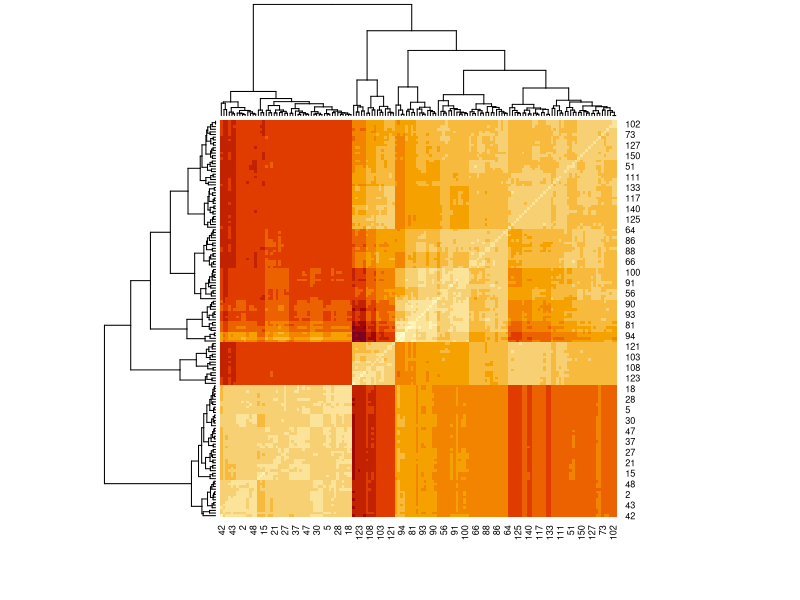
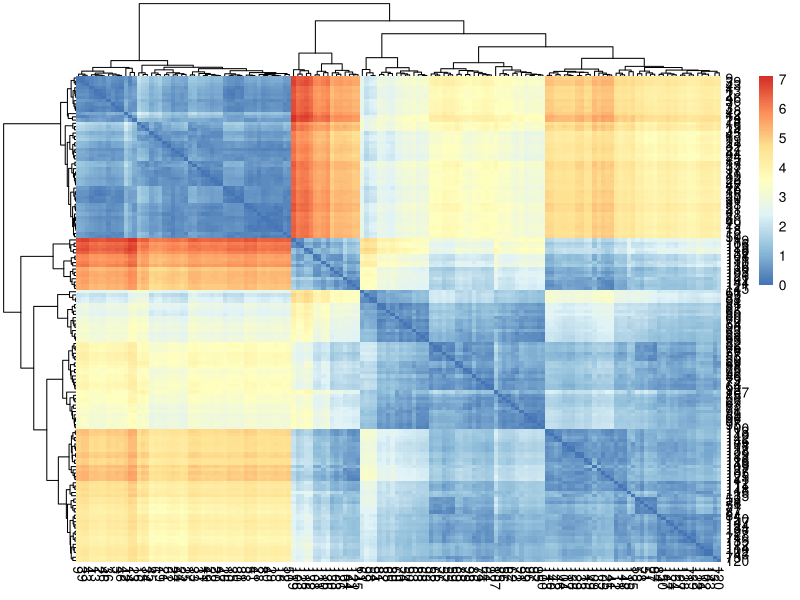
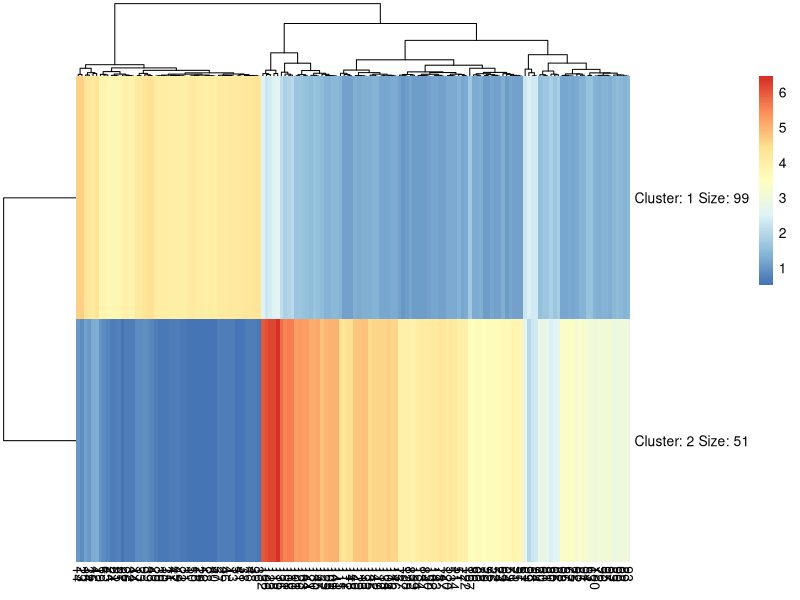
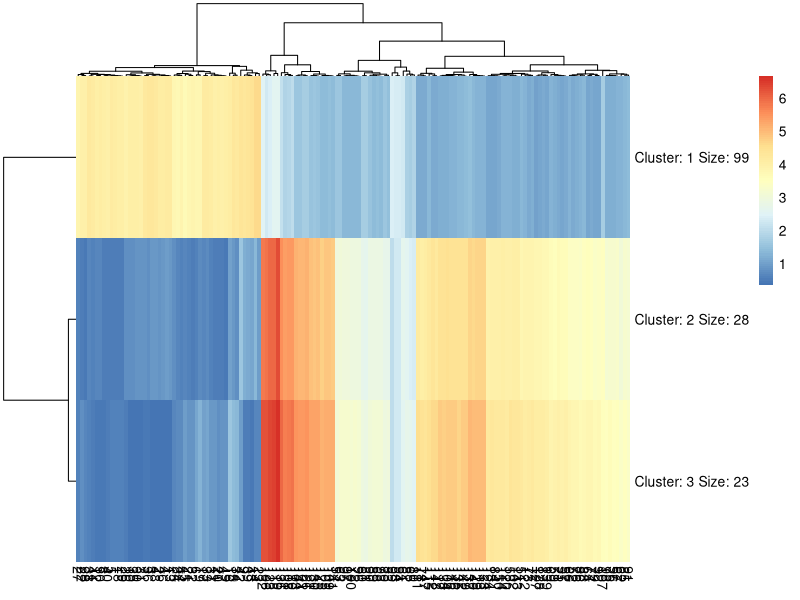
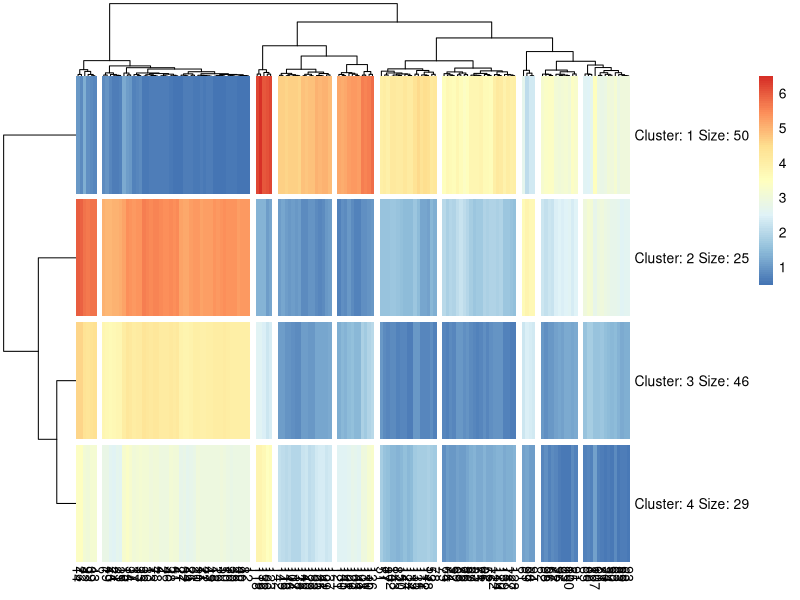
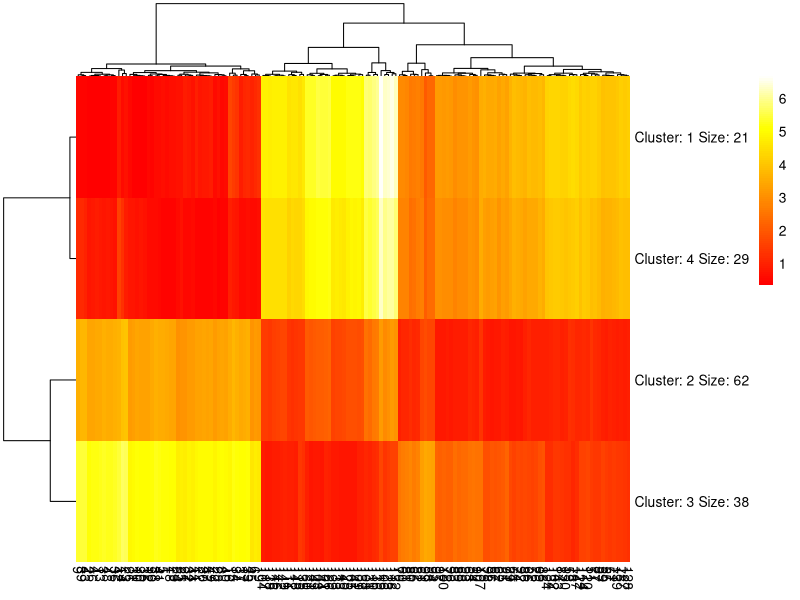
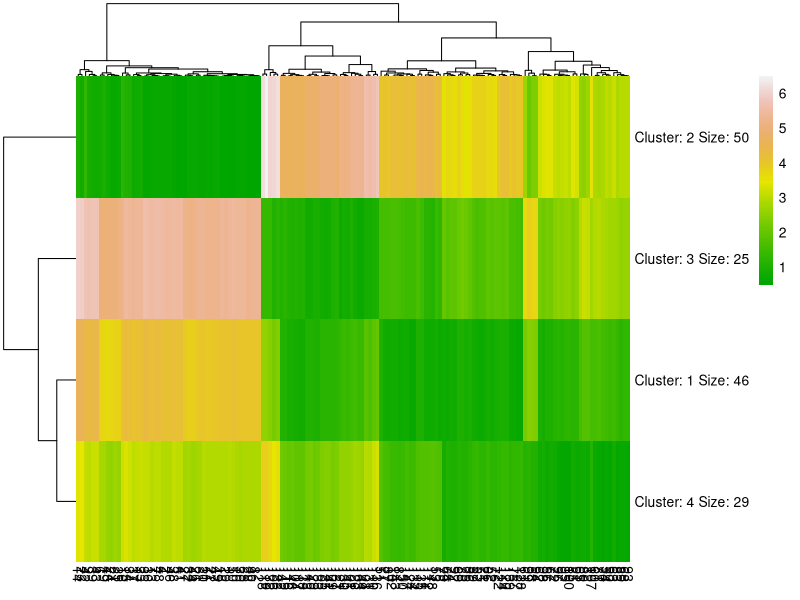
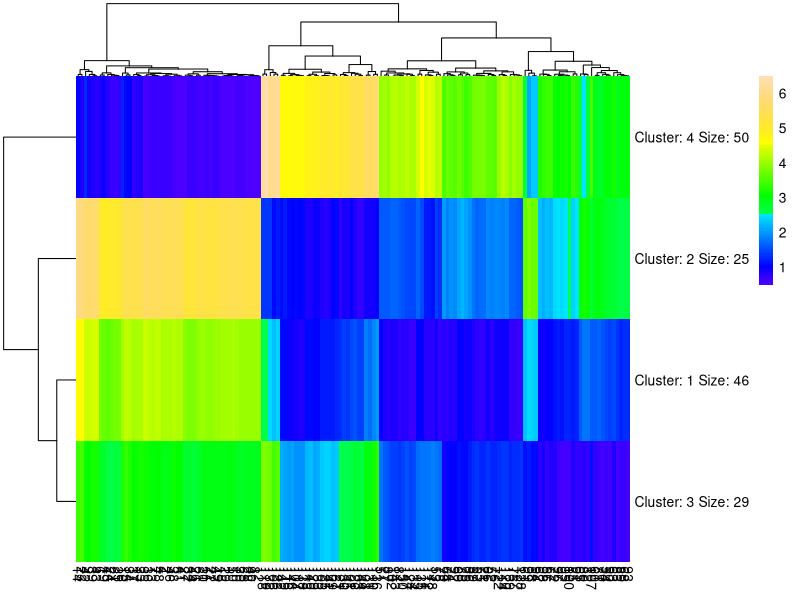

These charts were generated, in order, by the following R code:
##########################################
#Editor: Kuo-Liang Ou
#National Tsing Hua University ILST
##########################################
#矩陣 (matrix) 是二維資料物件
#由列 (row) 與行 (column) 組成
dist(c(1:10)) #try the dist function 10點一維空間距離
dist(cbind(c(1:10),c(1:10)),method="manhattan") # change the method
dist(cbind(c(1:10),c(1:10)),method="euclidean")  #10點二維空間距離
dist(cbind(c(1:10),c(1:10),c(1:10)),method="euclidean") #10點三維空間距離

irisMatrix = as.matrix(dist(iris[,1:4])) #put the distances into Matirx
irisMatrix
heatmap(irisMatrix)  #因為 heapmap 只接受相同資料型態之二維 matrix 

#another heatmap :Pretty Heatmaps
if(!require(pheatmap)) install.packages("pheatmap")
library(pheatmap)
pheatmap(irisMatrix)
pheatmap(irisMatrix,kmeans_k = 2)  #搭配 kmenas
pheatmap(irisMatrix,kmeans_k = 3)
pheatmap(irisMatrix,kmeans_k = 4,cutree_rows=4,cutree_cols=10)
#各種內建調色盤
pheatmap(irisMatrix,kmeans_k = 4,heat.colors(100))
pheatmap(irisMatrix,kmeans_k = 4,terrain.colors(100))
pheatmap(irisMatrix,kmeans_k = 4,topo.colors(100))
pheatmap(irisMatrix,kmeans_k = 4,rainbow(100))
#######

install.packages("scatterplot3d")
library("scatterplot3d")
scatterplot3d(iris)
scatterplot3d(iris[,1:3],pch = 10, color="blue")
scatterplot3d(iris$Sepal.Length,iris$Sepal.Width,iris$Petal.Length)

colors <- c("red", "green", "blue")
colors <- colors[as.numeric(iris$Species)]
scatterplot3d(iris[,1:3], pch = 16, color=colors)
### matrix 介紹
#matrix(data=NA, nrow=1, ncol=1, byrow=FALSE, dimnames=NULL)
mdat <- matrix(c(1,2,3, 11,12,13), nrow = 2, ncol = 3, byrow = TRUE,
               dimnames = list(c("row1", "row2"),
                               c("C.1", "C.2", "C.3")))
mdat

a = c(1,2,3)
b= as.matrix(dist(a))

c=matrix(1:12, 3, 4)    #建立 3列 * 4 行矩陣 bycol
c
d=matrix(1:12, ncol=4)
d
e= matrix(1:12) 
e
